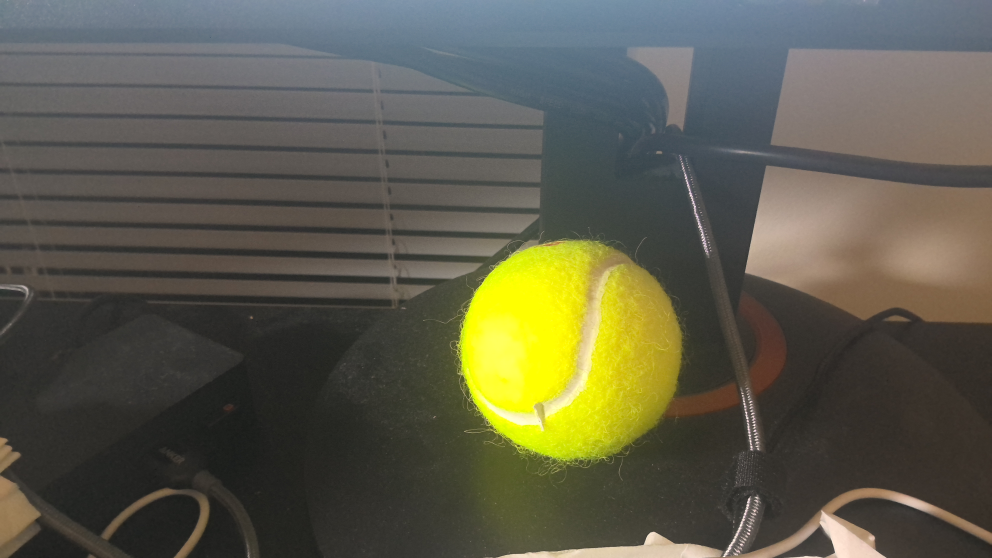
#> input picture Vision/ball.jpg, 3968 x 2232 px, found by its file name (shown at 1/4 size)
$ python vision.py
#> lines starting #> are read from the running program, lines starting #| are printed output that depends on the picture
import numpy as np
import cv2 as cv

image = cv.imread('Vision/ball.jpg')
#> image is the input picture: shape (2232, 3968, 3); mean B, G, R 75.5, 91.9, 93.5
image = cv.resize(image, (0,0), fx=0.25, fy=0.25)
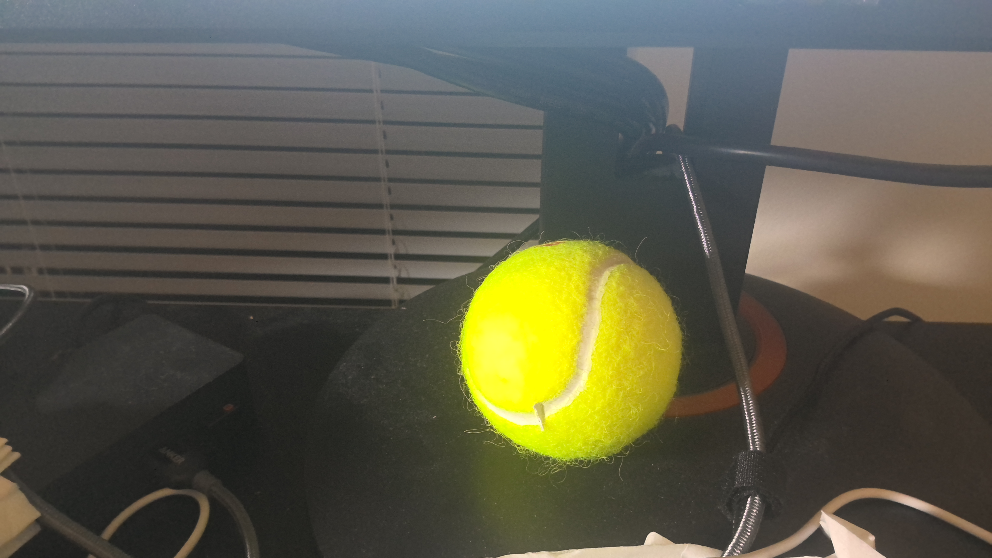
#> image: shape (558, 992, 3); mean B, G, R 75.6, 92.1, 93.6
image = cv.flip(image, 1)
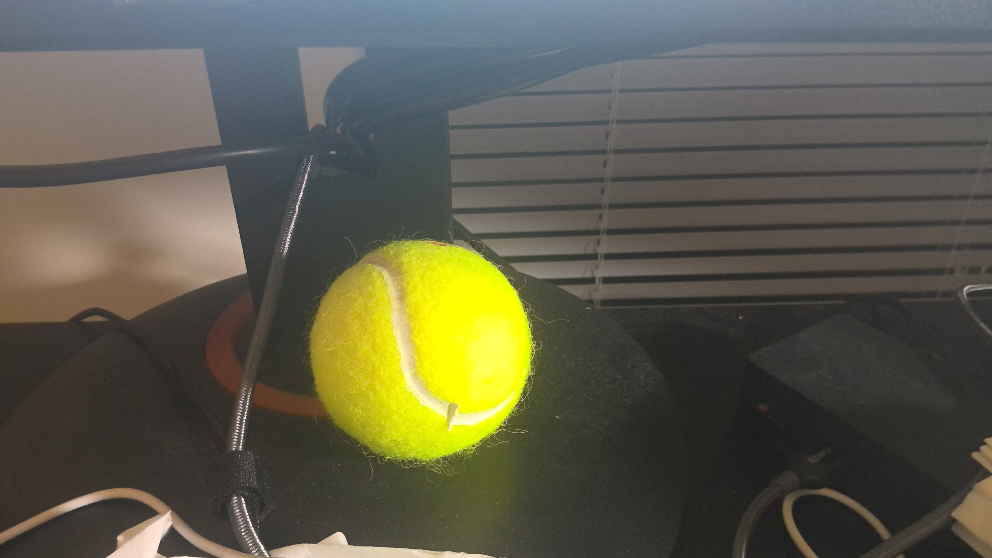
#> image: shape (558, 992, 3); mean B, G, R 75.6, 92.1, 93.6

# simple color detection for detecting and localizing ball
# returns none if no detection
# returns a normalized center pointer if detection
def detect_ball(image):
    height, width = image.shape[:2]
    image = cv.cvtColor(image, cv.COLOR_BGR2HSV)

    lower = np.array([22, 93, 0], dtype="uint8")
    upper = np.array([45, 255, 255], dtype="uint8")
    mask = cv.inRange(image, lower, upper)

    # discard heirarchy
    cnts, _ = cv.findContours(mask, cv.RETR_EXTERNAL, cv.CHAIN_APPROX_SIMPLE)

    if(len(cnts) != 0):
        cnt = max(cnts, key = cv.contourArea)
        # threshold contour to avoid tiny detections
        if(cv.contourArea(cnt) > 10000):
            x,y,w,h = cv.boundingRect(cnt)

            # get center point, normalized to [-1, 1] for x and y, using cartesian style sign
            offset_x = (2.0*x + w - width)/(width)
            offset_y = (height - 2.0*y - h)/(height)

            return (offset_x, offset_y)

    else:
        return None
